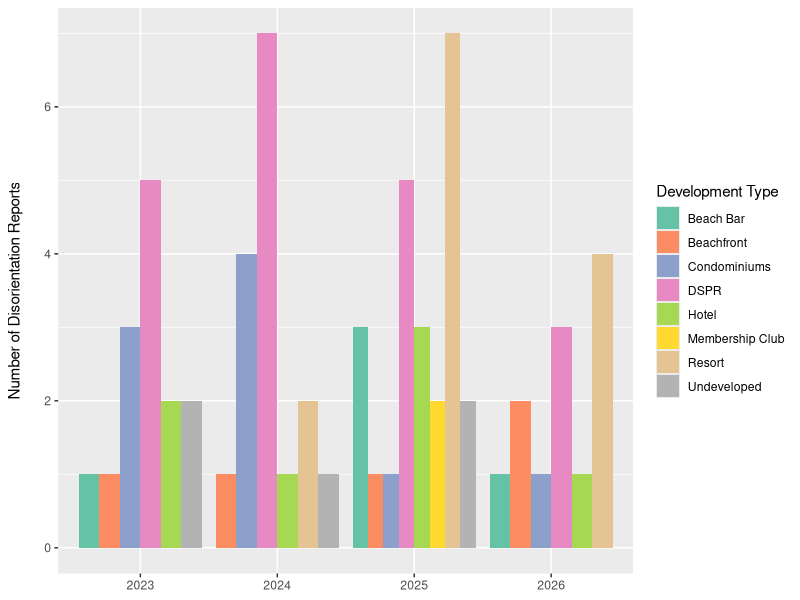
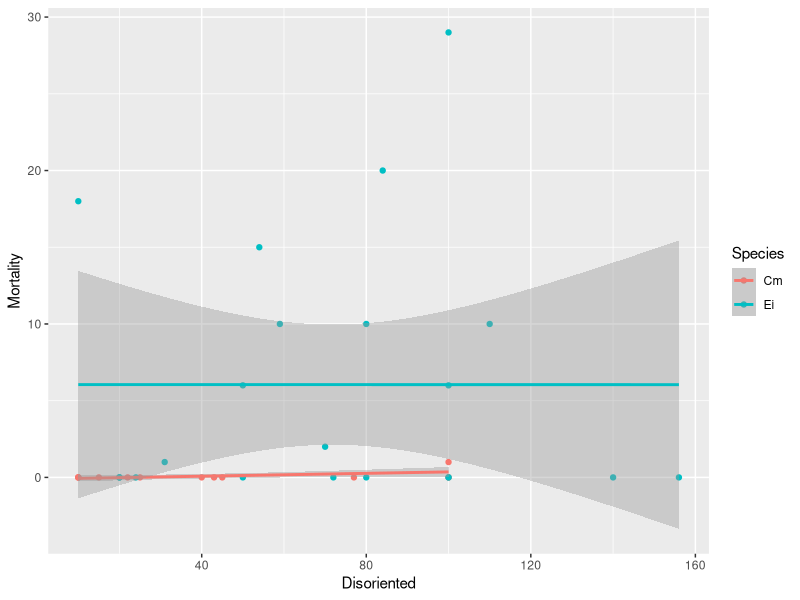
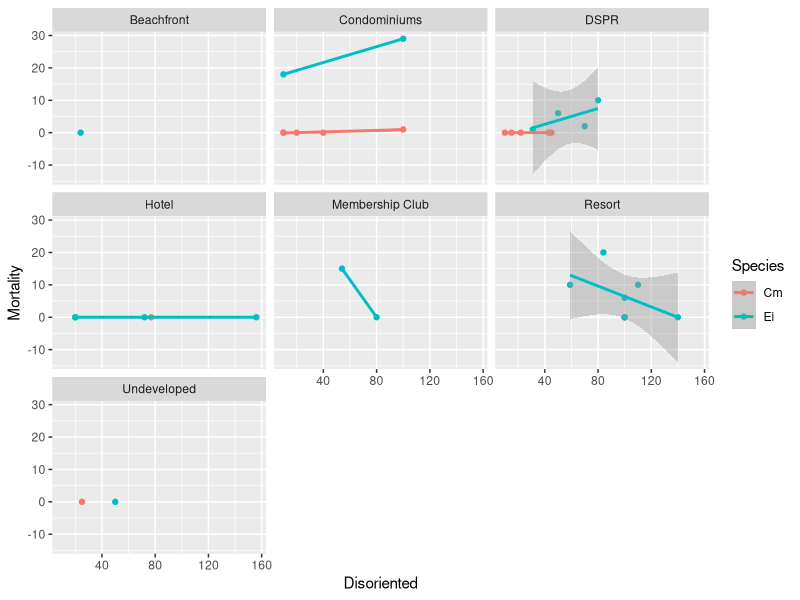
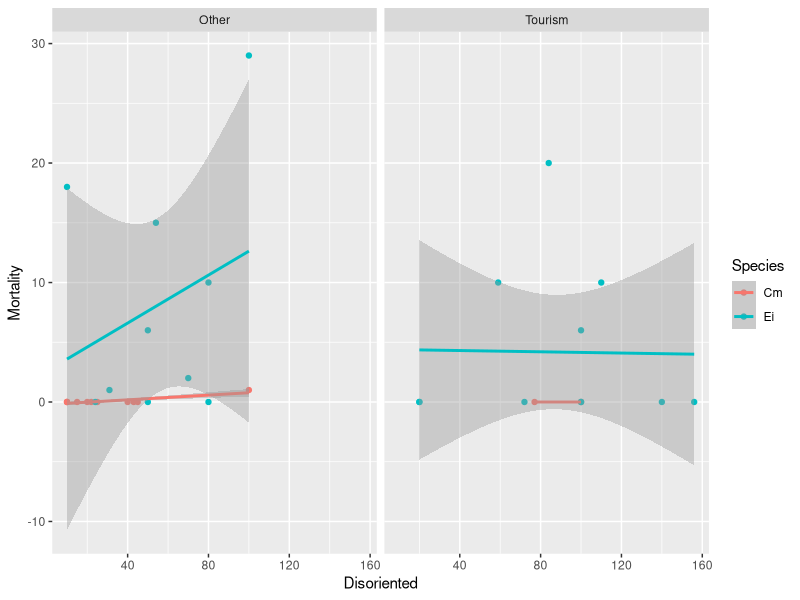
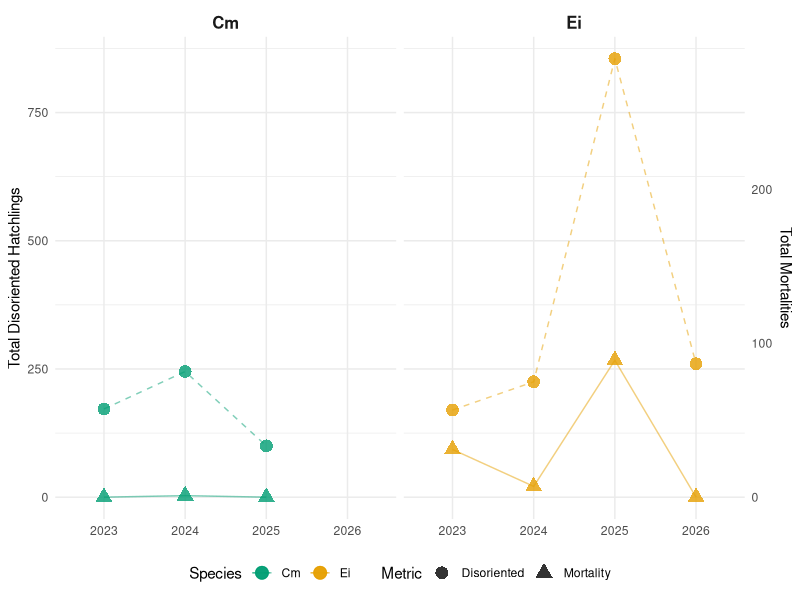

The R script that drew these images, in order:

# Load libraries
library(tidyverse)
library(ggplot2)
library(dplyr)
library(tidyr)


# Set working directory

setwd("C:\\Users\\romin\\Desktop\\My Thesis\\SQM CSVs\\STAR Disorientation Data")

# Create a data name

stx_disorient <- read.csv("STAR_Disorientation Data.csv")

# Organize Property Type

property_type <-stx_disorient%>%
  select(Year, Property.Type)%>%
  filter(Property.Type!="")


### Bar chart that tallies property types across years
# Charts shows that disorientations occur more at DSPR


ggplot(property_type, aes(x = as.factor(Year), fill = Property.Type)) +
  geom_bar(position = "dodge") +
  scale_fill_brewer(palette = "Set2") + #colorblind-safe colors
  labs(
    title = NULL,
    x = NULL,
    y = "Number of Disorientation Reports",
    fill = "Development Type"
  ) +
  theme(axis.title.y = element_text(margin = margin(t = 0, r = 15, b = 0, l = 0)))
  theme_minimal()


# Mortality Across Years for Hawksbill and Green Turtle Hatchlings

mortality_years <- stx_disorient %>%
  select(Year, Species, Mortality, Disoriented) %>%
  drop_na(Year, Species, Mortality, Disoriented) %>%
  filter(Year != "", Species != "", Mortality != "", Disoriented != "")

# Cleans up the NA's and UNKs in the rows. 

mortality_clean <- stx_disorient %>%
  select(Year, Species, Mortality, Disoriented, Property.Type, Incident.Documented) %>%
  drop_na(Year, Species, Mortality, Disoriented, Property.Type,  Incident.Documented) %>%
  filter(
    Year != "", Species != "", Mortality != "", Disoriented != "",
    if_all(c(Year, Species, Mortality, Disoriented), ~ !.x %in% c("UNK", "N/A")))%>%
  mutate(Mortality=as.numeric(Mortality), Disoriented=as.numeric(Disoriented),Species=as.factor(Species),Prop=case_when(Property.Type%in% c("Hotel", "Resort")~"Tourism",TRUE~"Other"))


# Line of best fit

ggplot(mortality_clean,aes(x=Disoriented, y=Mortality, color=Species))+
  geom_point()+
  geom_smooth(method = "lm")

# Facet Wrap

ggplot(mortality_clean,aes(x=Disoriented, y=Mortality, color=Species))+
  geom_point()+
  geom_smooth(method = "lm")+
  facet_wrap(~Property.Type)

#New Variable
ggplot(mortality_clean,aes(x=Disoriented, y=Mortality, color=Species))+
  geom_point()+
  geom_smooth(method = "lm")+
  facet_wrap(~Prop)


### Summarize total counts per year and species
dual_axis_data <- mortality_clean %>%
  mutate(
    Mortality = as.numeric(Mortality),
    Disoriented = as.numeric(Disoriented)) %>%
  group_by(Year, Species) %>%
  summarise(
    Total_Mortality = sum(Mortality, na.rm = TRUE),
    Total_Disoriented = sum(Disoriented, na.rm = TRUE),
    .groups = "drop")

# Define our scale multiplier factor
scale_factor <- 3

# Dual Y axis
ggplot(dual_axis_data, aes(x = as.factor(Year), group = Species, color = Species)) +
  geom_point(aes(y = Total_Disoriented, shape = "Disoriented"), size = 4, alpha = 0.8) +
  geom_line(aes(y = Total_Disoriented), linetype = "dashed", alpha = 0.5) +
  geom_point(aes(y = Total_Mortality * scale_factor, shape = "Mortality"), size = 4, alpha = 0.8) +
  geom_line(aes(y = Total_Mortality * scale_factor), linetype = "solid", alpha = 0.5) +
  facet_wrap(~ Species) +
  scale_y_continuous(
    name = "Total Disoriented Hatchlings",
    sec.axis = sec_axis(~ . / scale_factor, name = "Total Mortalities")) +
  scale_color_manual(values = c("Cm" = "#009E73", "Ei" = "#E69F00")) +
  labs(
    title = NULL,
    x = NULL,
    shape = "Metric") +
  theme_minimal() +
  theme(
    strip.text = element_text(face = "bold", size = 12),
    legend.position = "bottom")
